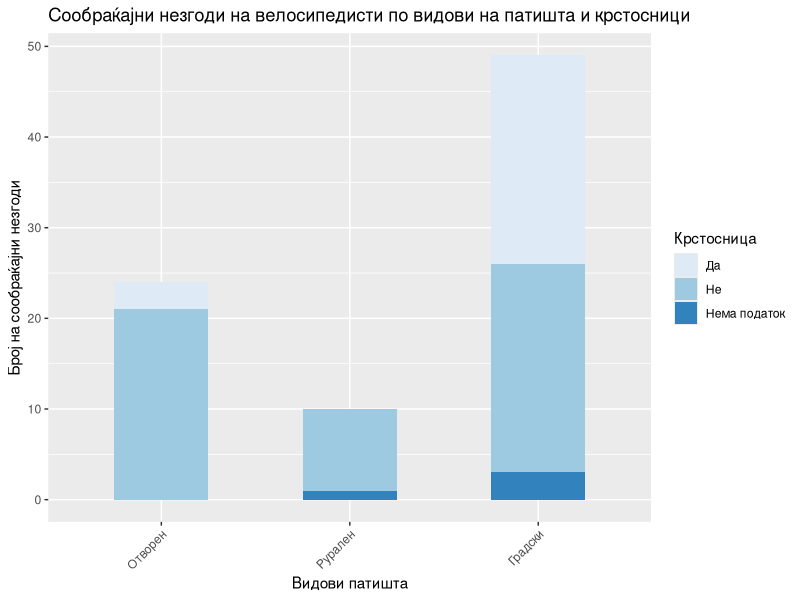

This figure's R source:
## ---- chunk 1
library(tidyverse)
## ---- chunk 2
#get the data
accidents <- as_tibble(read_csv("mvr-data.csv"))
## ---- chunk 3
#keep the traffic accidents
traffacc <- accidents %>% 
  #separate Date of event; having months as observations might be useful.
  separate(DateOfEvent, c("Day", "Month", "Year"), sep = "\\.", remove = FALSE) %>% 
  #filter so we keep just the traffic accidents
  filter(Event == "сообраќајна незгода")
## ---- chunk 4
#On what type of roads traffic accidents happen and is it a crossroad?
with(traffacc, table(TypeOfRoad, Crossroad))

traffacc %>% mutate(Crossroad2=case_when(Crossroad == "да" ~ "Да",
                                         Crossroad == "не" ~ "Не",
                                         is.na(Crossroad) ~ "Нема податок")) %>%
  ggplot(aes(TypeOfRoad)) +
    geom_bar(aes(fill=Crossroad2), width = 0.5) +
    scale_x_discrete(labels=c("Отворен", "Рурален", "Градски")) +
    theme(axis.text.x = element_text(angle=45, vjust=1, hjust=1)) +
    scale_fill_brewer() +
    labs(title="Сообраќајни незгоди на велосипедисти по видови на патишта и крстосници", 
            x = "Видови патишта", y = "Број на сообраќајни незгоди", fill = "Крстосница") 

    

#Which months?
with(traffacc, table(Month, Year))

#plot the age of cyclists and drivers

#Is there a correlation between roads and outcome; months and outcome; age of bycicle rider and outcome?
